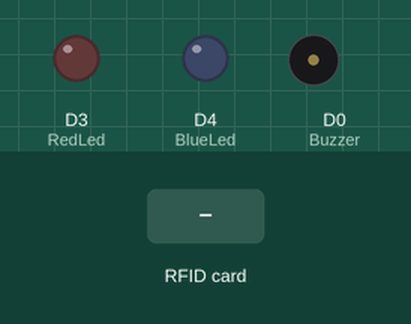
Simulated run of this sketch. Board: ESP8266 (NodeMCU). On the bench: output pins drawn as LEDs (lit = HIGH), buzzer (waves = sounding). Inputs (shaded band) come from the test bench. WiFi joins after 1.5 s; servers stay silent unless stated; uploads are accepted with an empty reply; what the sketch prints to the serial monitor is not drawn.

Above: at 5.7 s.
5.8 s: RFID card 5E 7A 19 C4 held to the reader
At 5.91 s:
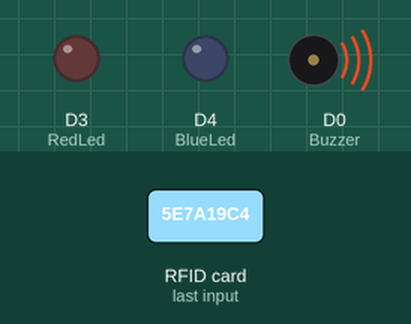
Timing chart, 0 to 8.8 s (numbered marks = the images above; inputs shaded):
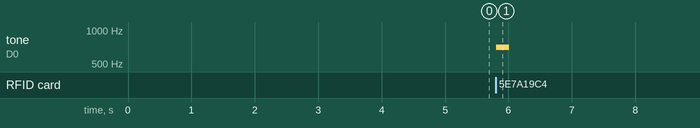

Measured:
- after the input at 5.8 s, tone on D0 (Buzzer): silent → 700 Hz at once, → silent 0.20 s later

The sketch:

NodeMCU_RFID.ino
```cpp
#include <SPI.h>
#include <MFRC522.h>
#include <ESP8266WiFi.h>
#include <ESP8266HTTPClient.h>
//************************************************************************
#define SS_PIN  D2  //D2
#define RST_PIN D1  //D1
#define Buzzer D0
#define RedLed D3
#define BlueLed D4
//************************************************************************
MFRC522 mfrc522(SS_PIN, RST_PIN); // Create MFRC522 instance.
//************************************************************************
/* Set these to your desired credentials. */
const char *ssid = "Student";
const char *password = "";
const char* device_token  = "9b61956cf7876cbc";
//************************************************************************
String URL = "http://172.31.99.169:8012/rfidattendance/getdata.php"; //computer IP or the server domain
String getData, Link;
String OldCardID = "";
unsigned long previousMillis = 0;
//************************************************************************
void setup() {
  delay(1000);
  Serial.begin(115200);
  SPI.begin();  // Init SPI bus
  mfrc522.PCD_Init(); // Init MFRC522 card
  //---------------------------------------------
  pinMode(Buzzer, OUTPUT);
  pinMode(RedLed, OUTPUT);
  pinMode(BlueLed, OUTPUT);
  connectToWiFi();
}
//************************************************************************
void loop() {
  //check if there's a connection to Wi-Fi or not

  if(!WiFi.isConnected()){
    connectToWiFi();    //Retry to connect to Wi-Fi
  }
  //---------------------------------------------
  if (millis() - previousMillis >= 15000) {
    previousMillis = millis();
    OldCardID="";
  }
  delay(50);
  //---------------------------------------------
  //look for new card
  if ( ! mfrc522.PICC_IsNewCardPresent()) {
    return;//got to start of loop if there is no card present
  }
  // Select one of the cards
  if ( ! mfrc522.PICC_ReadCardSerial()) {
    return;//if read card serial(0) returns 1, the uid struct contians the ID of the read card.
  }
   tone(Buzzer, 700);
   delay(200);
   noTone(Buzzer);
   String CardID ="";
  for (byte i = 0; i < mfrc522.uid.size; i++) {
    CardID += mfrc522.uid.uidByte[i];
  }
  //---------------------------------------------
  if( CardID == OldCardID ){
    return;
  }
  else{
    OldCardID = CardID;
  }
  //---------------------------------------------
//  Serial.println(CardID);
  SendCardID(CardID);
  delay(1000);
}
//************send the Card UID to the website*************
void SendCardID( String Card_uid ){

  Serial.println("Sending the Card ID");
  if(WiFi.isConnected()){
    WiFiClient client;
    HTTPClient http;    //Declare object of class HTTPClient
    //GET Data
    getData = "?card_uid=" + String(Card_uid) + "&device_token=" + String(device_token); // Add the Card ID to the GET array in order to send it
    //GET methode
    Link = URL + getData;
    http.begin(client, Link); //initiate HTTP request   //Specify content-type header

    int httpCode = http.GET();   //Send the request
    String payload = http.getString();    //Get the response payload

//    Serial.println(Link);   //Print HTTP return code
    Serial.println(httpCode);   //Print HTTP return code
    Serial.println(Card_uid);     //Print Card ID
    Serial.println(payload);    //Print request response payload

    if (httpCode == 200) {
      if (payload.substring(0, 5) == "login") {
        String user_name = payload.substring(5);
    //  Serial.println(user_name);
     digitalWrite(RedLed,HIGH);
        Serial.println("red on");
        delay(500);

      }
      else if (payload.substring(0, 6) == "logout") {
        String user_name = payload.substring(6);
    //  Serial.println(user_name);
    digitalWrite(BlueLed,HIGH);
        Serial.println("blue on");
        delay(500);

      }

      else if (payload == "succesful") {
        digitalWrite(BlueLed, HIGH);

        delay(500);

      }
      else if (payload == "available") {
        digitalWrite(RedLed, HIGH);

        delay(500);

      }
      delay(100);
      http.end();  //Close connection
      digitalWrite(RedLed,LOW);
      digitalWrite(BlueLed,LOW);


    }
  }
}
//********************connect to the WiFi******************
void connectToWiFi(){
    WiFi.mode(WIFI_OFF);        //Prevents reconnection issue (taking too long to connect)
    delay(1000);
    WiFi.mode(WIFI_STA);
    Serial.print("Connecting to ");
    Serial.println(ssid);
    WiFi.begin(ssid, password);

    while (WiFi.status() != WL_CONNECTED) {
      delay(500);
      Serial.print(".");
    }
    Serial.println("");
    Serial.println("Connected");

    Serial.print("IP address: ");
    Serial.println(WiFi.localIP());  //IP address assigned to your ESP

    delay(1000);
}
//=======================================================================
```
